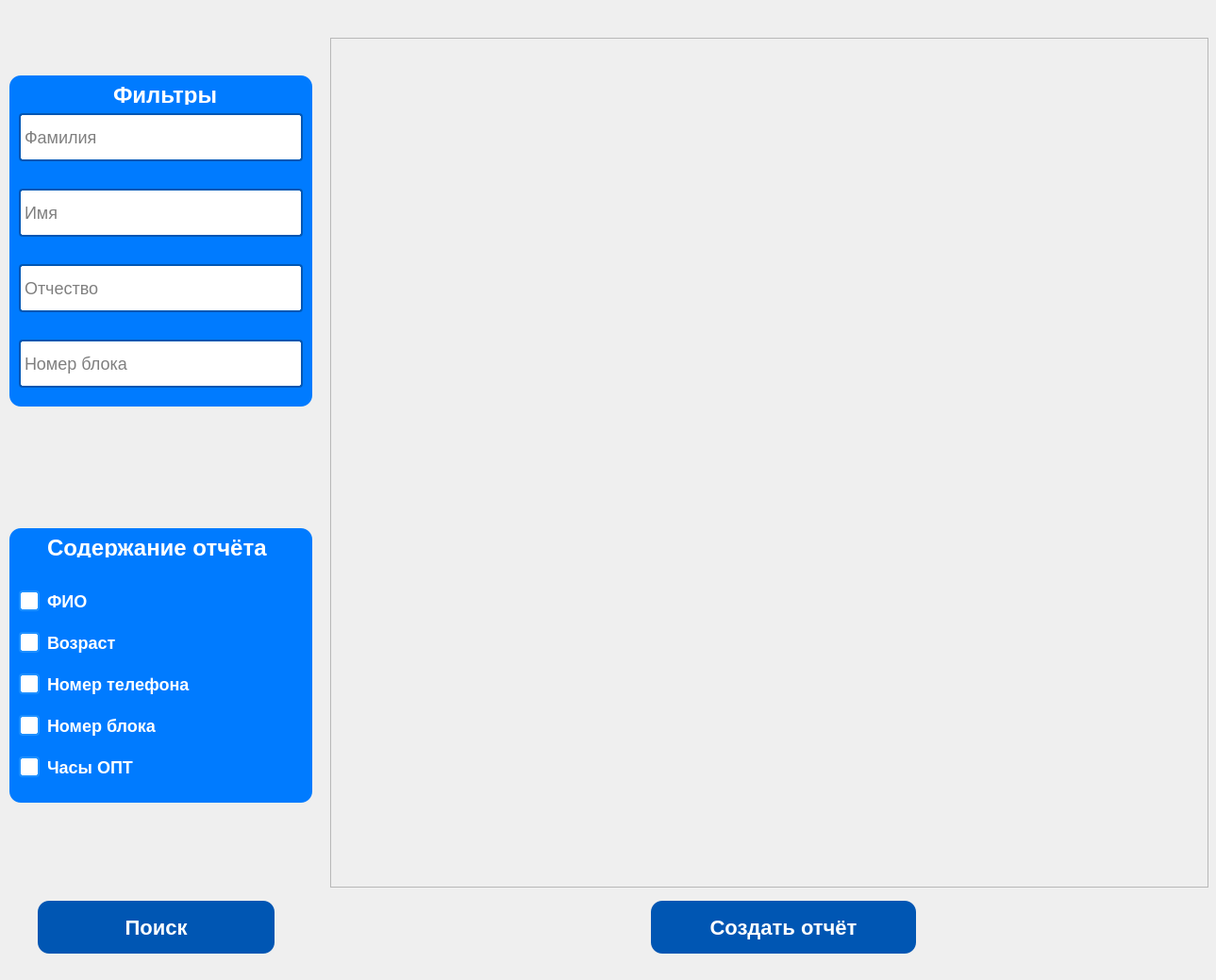
<?xml version="1.0" encoding="UTF-8"?>
<ui version="4.0">
 <class>CreateReportWidget</class>
 <widget class="QWidget" name="CreateReportWidget">
  <property name="geometry">
   <rect>
    <x>0</x>
    <y>0</y>
    <width>1289</width>
    <height>1039</height>
   </rect>
  </property>
  <property name="windowTitle">
   <string>Form</string>
  </property>
  <widget class="QGroupBox" name="groupBox_2">
   <property name="geometry">
    <rect>
     <x>10</x>
     <y>560</y>
     <width>321</width>
     <height>291</height>
    </rect>
   </property>
   <property name="styleSheet">
    <string notr="true">QWidget {
    background-color: #007BFF; /* Синий фон для окна */
    border-radius: 12px; /* Закругленные углы */
}</string>
   </property>
   <property name="title">
    <string/>
   </property>
   <widget class="QWidget" name="verticalLayoutWidget_2">
    <property name="geometry">
     <rect>
      <x>10</x>
      <y>50</y>
      <width>231</width>
      <height>231</height>
     </rect>
    </property>
    <layout class="QVBoxLayout" name="verticalLayout_3">
     <item>
      <widget class="QCheckBox" name="checkSNP_2">
       <property name="cursor">
        <cursorShape>PointingHandCursor</cursorShape>
       </property>
       <property name="mouseTracking">
        <bool>true</bool>
       </property>
       <property name="styleSheet">
        <string notr="true">QCheckBox {
    color: white;
    font-size: 18px;
    font-weight: bold;
    spacing: 8px;
}

QCheckBox::indicator {
    width: 18px;
    height: 18px;
    border-radius: 4px;
    background-color: white; /* Изначально белый фон */
    border: 2px solid #1E90FF; /* Граница для видимости */
}

QCheckBox::indicator:unchecked {
    background-color: white; /* Белый фон, когда не выбран */
}

QCheckBox::indicator:checked {
    background-color: #00FF00; /* Тёмно-синий фон при выборе */
}

QCheckBox::indicator:checked:pressed {
    background-color: #000080; /* Темно-синий фон при нажатии */
}

QCheckBox::indicator:hover {
    background-color: #00BFFF; /* Светло-синий при наведении */
}

/* Убираем лишние стили для галочки */
QCheckBox::indicator:checked {
    border: 2px solid #1E90FF; /* Граница при выборе */
}</string>
       </property>
       <property name="text">
        <string>ФИО</string>
       </property>
      </widget>
     </item>
     <item>
      <widget class="QCheckBox" name="checkAge_2">
       <property name="cursor">
        <cursorShape>PointingHandCursor</cursorShape>
       </property>
       <property name="styleSheet">
        <string notr="true">QCheckBox {
    color: white;
    font-size: 18px;
    font-weight: bold;
    spacing: 8px;
}

QCheckBox::indicator {
    width: 18px;
    height: 18px;
    border-radius: 4px;
    background-color: white; /* Изначально белый фон */
    border: 2px solid #1E90FF; /* Граница для видимости */
}

QCheckBox::indicator:unchecked {
    background-color: white; /* Белый фон, когда не выбран */
}

QCheckBox::indicator:checked {
    background-color: #00FF00; /* Тёмно-синий фон при выборе */
}

QCheckBox::indicator:checked:pressed {
    background-color: #000080; /* Темно-синий фон при нажатии */
}

QCheckBox::indicator:hover {
    background-color: #00BFFF; /* Светло-синий при наведении */
}

/* Убираем лишние стили для галочки */
QCheckBox::indicator:checked {
    border: 2px solid #1E90FF; /* Граница при выборе */
}</string>
       </property>
       <property name="text">
        <string>Возраст</string>
       </property>
      </widget>
     </item>
     <item>
      <widget class="QCheckBox" name="checkPhone_2">
       <property name="cursor">
        <cursorShape>PointingHandCursor</cursorShape>
       </property>
       <property name="styleSheet">
        <string notr="true">QCheckBox {
    color: white;
    font-size: 18px;
    font-weight: bold;
    spacing: 8px;
}

QCheckBox::indicator {
    width: 18px;
    height: 18px;
    border-radius: 4px;
    background-color: white; /* Изначально белый фон */
    border: 2px solid #1E90FF; /* Граница для видимости */
}

QCheckBox::indicator:unchecked {
    background-color: white; /* Белый фон, когда не выбран */
}

QCheckBox::indicator:checked {
    background-color: #00FF00; /* Тёмно-синий фон при выборе */
}

QCheckBox::indicator:checked:pressed {
    background-color: #000080; /* Темно-синий фон при нажатии */
}

QCheckBox::indicator:hover {
    background-color: #00BFFF; /* Светло-синий при наведении */
}

/* Убираем лишние стили для галочки */
QCheckBox::indicator:checked {
    border: 2px solid #1E90FF; /* Граница при выборе */
}</string>
       </property>
       <property name="text">
        <string>Номер телефона</string>
       </property>
      </widget>
     </item>
     <item>
      <widget class="QCheckBox" name="checkBlock_2">
       <property name="cursor">
        <cursorShape>PointingHandCursor</cursorShape>
       </property>
       <property name="styleSheet">
        <string notr="true">QCheckBox {
    color: white;
    font-size: 18px;
    font-weight: bold;
    spacing: 8px;
}

QCheckBox::indicator {
    width: 18px;
    height: 18px;
    border-radius: 4px;
    background-color: white; /* Изначально белый фон */
    border: 2px solid #1E90FF; /* Граница для видимости */
}

QCheckBox::indicator:unchecked {
    background-color: white; /* Белый фон, когда не выбран */
}

QCheckBox::indicator:checked {
    background-color: #00FF00; /* Тёмно-синий фон при выборе */
}

QCheckBox::indicator:checked:pressed {
    background-color: #000080; /* Темно-синий фон при нажатии */
}

QCheckBox::indicator:hover {
    background-color: #00BFFF; /* Светло-синий при наведении */
}

/* Убираем лишние стили для галочки */
QCheckBox::indicator:checked {
    border: 2px solid #1E90FF; /* Граница при выборе */
}</string>
       </property>
       <property name="text">
        <string>Номер блока</string>
       </property>
      </widget>
     </item>
     <item>
      <widget class="QCheckBox" name="checkOpt_2">
       <property name="cursor">
        <cursorShape>PointingHandCursor</cursorShape>
       </property>
       <property name="styleSheet">
        <string notr="true">QCheckBox {
    color: white;
    font-size: 18px;
    font-weight: bold;
    spacing: 8px;
}

QCheckBox::indicator {
    width: 18px;
    height: 18px;
    border-radius: 4px;
    background-color: white; /* Изначально белый фон */
    border: 2px solid #1E90FF; /* Граница для видимости */
}

QCheckBox::indicator:unchecked {
    background-color: white; /* Белый фон, когда не выбран */
}

QCheckBox::indicator:checked {
    background-color: #00FF00; /* Тёмно-синий фон при выборе */
}

QCheckBox::indicator:checked:pressed {
    background-color: #000080; /* Темно-синий фон при нажатии */
}

QCheckBox::indicator:hover {
    background-color: #00BFFF; /* Светло-синий при наведении */
}

/* Убираем лишние стили для галочки */
QCheckBox::indicator:checked {
    border: 2px solid #1E90FF; /* Граница при выборе */
}</string>
       </property>
       <property name="text">
        <string>Часы ОПТ</string>
       </property>
      </widget>
     </item>
    </layout>
   </widget>
   <widget class="QLabel" name="label_3">
    <property name="geometry">
     <rect>
      <x>40</x>
      <y>10</y>
      <width>241</width>
      <height>21</height>
     </rect>
    </property>
    <property name="styleSheet">
     <string notr="true">color: #FFFFFF;
font-size: 24px; /* Размер шрифта кнопки */
font-weight: bold; /* Жирный текст */</string>
    </property>
    <property name="text">
     <string>Содержание отчёта</string>
    </property>
   </widget>
  </widget>
  <widget class="QPushButton" name="createReportButton">
   <property name="geometry">
    <rect>
     <x>690</x>
     <y>950</y>
     <width>281</width>
     <height>61</height>
    </rect>
   </property>
   <property name="cursor">
    <cursorShape>PointingHandCursor</cursorShape>
   </property>
   <property name="styleSheet">
    <string notr="true">QPushButton {
    background-color: #0056b3; /* Основной цвет фона кнопки */
    color: white; /* Цвет текста кнопки */
    border: none; /* Убираем рамки */
    border-radius: 12px; /* Закругленные углы */
    padding: 5px; /* Отступы внутри кнопки */
    font-size: 22px; /* Размер шрифта кнопки */
    font-weight: bold; /* Жирный текст */
    margin-top: 5px; /* Отступ сверху */
}

QPushButton:hover {
    background-color: #004085; /* Темнее при наведении */
}

QPushButton:pressed {
    background-color: #003366; /* Цвет при нажатии */
}</string>
   </property>
   <property name="text">
    <string>Создать отчёт</string>
   </property>
  </widget>
  <widget class="QScrollArea" name="scrollArea">
   <property name="geometry">
    <rect>
     <x>350</x>
     <y>40</y>
     <width>931</width>
     <height>901</height>
    </rect>
   </property>
   <property name="widgetResizable">
    <bool>true</bool>
   </property>
   <widget class="QWidget" name="scrollAreaWidgetContents_2">
    <property name="geometry">
     <rect>
      <x>0</x>
      <y>0</y>
      <width>929</width>
      <height>899</height>
     </rect>
    </property>
   </widget>
  </widget>
  <widget class="QPushButton" name="searchButton">
   <property name="geometry">
    <rect>
     <x>40</x>
     <y>950</y>
     <width>251</width>
     <height>61</height>
    </rect>
   </property>
   <property name="cursor">
    <cursorShape>PointingHandCursor</cursorShape>
   </property>
   <property name="styleSheet">
    <string notr="true">QPushButton {
    background-color: #0056b3; /* Основной цвет фона кнопки */
    color: white; /* Цвет текста кнопки */
    border: none; /* Убираем рамки */
    border-radius: 12px; /* Закругленные углы */
    padding: 5px; /* Отступы внутри кнопки */
    font-size: 22px; /* Размер шрифта кнопки */
    font-weight: bold; /* Жирный текст */
    margin-top: 5px; /* Отступ сверху */
}

QPushButton:hover {
    background-color: #004085; /* Темнее при наведении */
}

QPushButton:pressed {
    background-color: #003366; /* Цвет при нажатии */
}</string>
   </property>
   <property name="text">
    <string>Поиск</string>
   </property>
  </widget>
  <widget class="QGroupBox" name="groupBox">
   <property name="geometry">
    <rect>
     <x>10</x>
     <y>80</y>
     <width>321</width>
     <height>351</height>
    </rect>
   </property>
   <property name="styleSheet">
    <string notr="true">QWidget {
    background-color: #007BFF; /* Синий фон для окна */
    border-radius: 12px; /* Закругленные углы */
}</string>
   </property>
   <property name="title">
    <string/>
   </property>
   <widget class="QLabel" name="label_4">
    <property name="geometry">
     <rect>
      <x>110</x>
      <y>10</y>
      <width>111</width>
      <height>21</height>
     </rect>
    </property>
    <property name="styleSheet">
     <string notr="true">color: #FFFFFF;
font-size: 24px; /* Размер шрифта кнопки */
font-weight: bold; /* Жирный текст */</string>
    </property>
    <property name="text">
     <string>Фильтры</string>
    </property>
   </widget>
   <widget class="QLineEdit" name="patronymEdit_2">
    <property name="geometry">
     <rect>
      <x>10</x>
      <y>200</y>
      <width>301</width>
      <height>51</height>
     </rect>
    </property>
    <property name="styleSheet">
     <string notr="true">QLineEdit {
    background-color: #FFFFFF; /* Белый фон для полей ввода */
    border: 2px solid #0056b3; /* Синяя рамка */
    border-radius: 4px; /* Закругленные углы */
    padding: 2px; /* Отступы внутри поля */
    font-size: 18px; /* Размер шрифта */
}

QLineEdit:focus {
    border-color: #007BFF; /* Цвет рамки при фокусе */
}</string>
    </property>
    <property name="placeholderText">
     <string>Отчество</string>
    </property>
   </widget>
   <widget class="QLineEdit" name="nameEdit_2">
    <property name="geometry">
     <rect>
      <x>10</x>
      <y>120</y>
      <width>301</width>
      <height>51</height>
     </rect>
    </property>
    <property name="styleSheet">
     <string notr="true">QLineEdit {
    background-color: #FFFFFF; /* Белый фон для полей ввода */
    border: 2px solid #0056b3; /* Синяя рамка */
    border-radius: 4px; /* Закругленные углы */
    padding: 2px; /* Отступы внутри поля */
    font-size: 18px; /* Размер шрифта */
}

QLineEdit:focus {
    border-color: #007BFF; /* Цвет рамки при фокусе */
}</string>
    </property>
    <property name="placeholderText">
     <string>Имя</string>
    </property>
   </widget>
   <widget class="QLineEdit" name="blockEdit_2">
    <property name="geometry">
     <rect>
      <x>10</x>
      <y>280</y>
      <width>301</width>
      <height>51</height>
     </rect>
    </property>
    <property name="styleSheet">
     <string notr="true">QLineEdit {
    background-color: #FFFFFF; /* Белый фон для полей ввода */
    border: 2px solid #0056b3; /* Синяя рамка */
    border-radius: 4px; /* Закругленные углы */
    padding: 2px; /* Отступы внутри поля */
    font-size: 18px; /* Размер шрифта */
}

QLineEdit:focus {
    border-color: #007BFF; /* Цвет рамки при фокусе */
}</string>
    </property>
    <property name="placeholderText">
     <string>Номер блока</string>
    </property>
   </widget>
   <widget class="QLineEdit" name="surnameEdit_2">
    <property name="geometry">
     <rect>
      <x>10</x>
      <y>40</y>
      <width>301</width>
      <height>51</height>
     </rect>
    </property>
    <property name="styleSheet">
     <string notr="true">QLineEdit {
    background-color: #FFFFFF; /* Белый фон для полей ввода */
    border: 2px solid #0056b3; /* Синяя рамка */
    border-radius: 4px; /* Закругленные углы */
    padding: 2px; /* Отступы внутри поля */
    font-size: 18px; /* Размер шрифта */
}

QLineEdit:focus {
    border-color: #007BFF; /* Цвет рамки при фокусе */
}</string>
    </property>
    <property name="placeholderText">
     <string>Фамилия</string>
    </property>
   </widget>
  </widget>
 </widget>
 <resources/>
 <connections/>
</ui>
